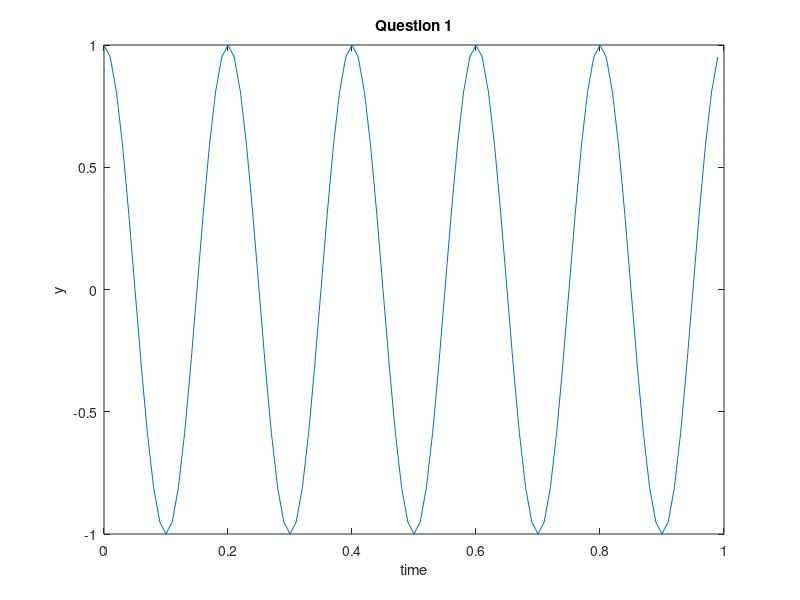

Here is the MATLAB script that generated this plot:
fc= 5;
tStart=0;
tEnd=1;
fs=100;
ts=1/fs;
t=tStart:ts:tEnd-ts;
y=cos(2*pi*fc*t);
plot(t,y)
xlabel('time');
ylabel('y');
title("Question 1");